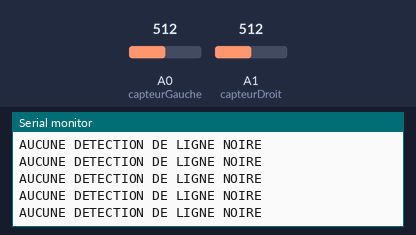
This sketch was run on a simulated Arduino Uno, built with avr-gcc and run on an emulated ATmega328P. Shown: the last lines printed to the serial monitor. Inputs (shaded band) come from the test bench; at power-on: A0 (capteurGauche) = 512, A1 (capteurDroit) = 512.

Above: at 1.2 s.
1.3 s: A0 (capteurGauche) set to 482
At 2.1 s:
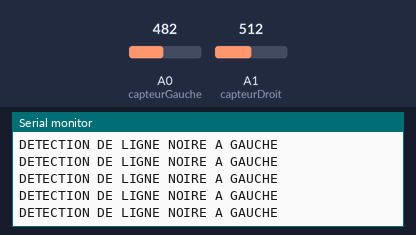
3.2 s: A1 (capteurDroit) set to 491
At 3.37 s:
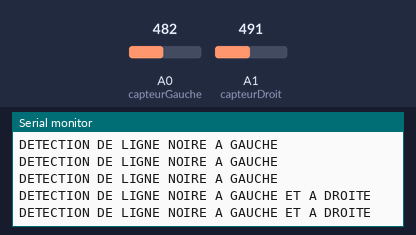

The sketch:

capteur_ligne.ino
```cpp
int capteurGauche = A0; // capteur infrarouge gauche connecté à A0
int capteurDroit = A1; // capteur infrarouge droit connecté à A1
int seuil = 500; // seuil de détection de la ligne noire

void setup() {
  Serial.begin(9600); // initialisation de la communication série à 9600 bauds
}

void loop() {
  int valeurGauche = analogRead(capteurGauche); // lecture de la valeur du capteur gauche
  int valeurDroit = analogRead(capteurDroit); // lecture de la valeur du capteur droit

  // Si les deux capteurs infrarouges détectent une ligne noire
  if (valeurGauche < seuil && valeurDroit < seuil) {
    Serial.println("DETECTION DE LIGNE NOIRE A GAUCHE ET A DROITE");
  }
  // Si seul le capteur infrarouge gauche détecte une ligne noire
  else if (valeurGauche < seuil) {
    Serial.println("DETECTION DE LIGNE NOIRE A GAUCHE");
  }
  // Si seul le capteur infrarouge droit détecte une ligne noire
  else if (valeurDroit < seuil) {
    Serial.println("DETECTION DE LIGNE NOIRE A DROITE");
  }
  // Si aucun des capteurs infrarouges ne détecte une ligne noire
  else {
    Serial.println("AUCUNE DETECTION DE LIGNE NOIRE");
  }
}


// CABLAGE
// Connectez le fil noir du capteur infrarouge gauche à la broche GND de la carte Uno R3.
// Connectez le fil rouge du capteur infrarouge gauche à la broche A0 de la carte Uno R3.
// Connectez le fil noir du capteur infrarouge droit à la broche GND de la carte Uno R3.
// Connectez le fil rouge du capteur infrarouge droit à la broche A1 de la carte Uno R3
```

Measured:
- the behaviour switches between 500 and 499 on A0 (capteurGauche) (found by bisection; images 0 and 1)
- the behaviour switches between 500 and 499 on A1 (capteurDroit) (found by bisection; images 1 and 2)
- after the input at 1.3 s, the serial monitor: prints a new line after 0.07 s (image 1)
- after the input at 3.2 s, the serial monitor: prints a new line after 0.10 s (image 2)
